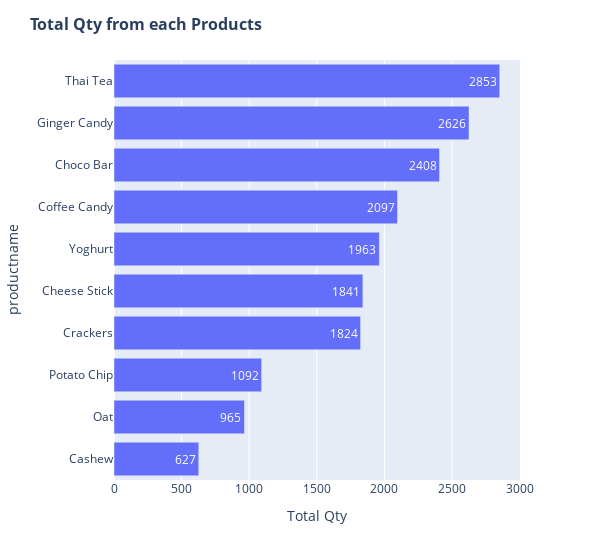

The notebook cell this image was saved under:
### Code cell
product_group = maindata.groupby('productname').agg(total_qty = ('qty', 'sum')).reset_index().rename(columns = {'total_qty':'Total Qty'})
x = []
for i in product_group['productname']:
    i = i.strip()
    x.append(i)
product_group['productname'] = x
product_chart = py.bar(product_group, x = 'Total Qty', y = 'productname', text = product_group['Total Qty'], orientation = 'h', width = 600)
product_chart.update_layout(title="<b>Total Qty from each Products</b>", title_font=dict(size=16), showlegend=False, )
product_chart.update_layout(yaxis={'categoryorder':'total ascending'})

### Figure 1 — Plotly figure (JSON) as saved in the notebook; plotly's stock layout.template omitted (floating-point values rounded to 4 significant figures)
{"data": [{"alignmentgroup": "True", "hovertemplate": "Total Qty=%{text}<br>productname=%{y}<extra></extra>", "legendgroup": "", "marker": {"color": "#636efa", "pattern": {"shape": ""}}, "name": "", "offsetgroup": "", "orientation": "h", "showlegend": false, "text": [627, 1841, 2408, 2097, 1824, 2626, 965, 1092, 2853, 1963], "textposition": "auto", "type": "bar", "x": [627, 1841, 2408, 2097, 1824, 2626, 965, 1092, 2853, 1963], "xaxis": "x", "y": ["Cashew", "Cheese Stick", "Choco Bar", "Coffee Candy", "Crackers", "Ginger Candy", "Oat", "Potato Chip", "Thai Tea", "Yoghurt"], "yaxis": "y"}], "layout": {"barmode": "relative", "legend": {"tracegroupgap": 0}, "margin": {"t": 60}, "showlegend": false, "title": {"font": {"size": 16}, "text": "<b>Total Qty from each Products</b>"}, "width": 600, "xaxis": {"anchor": "y", "domain": [0, 1], "title": {"text": "Total Qty"}}, "yaxis": {"anchor": "x", "categoryorder": "total ascending", "domain": [0, 1], "title": {"text": "productname"}}}}
